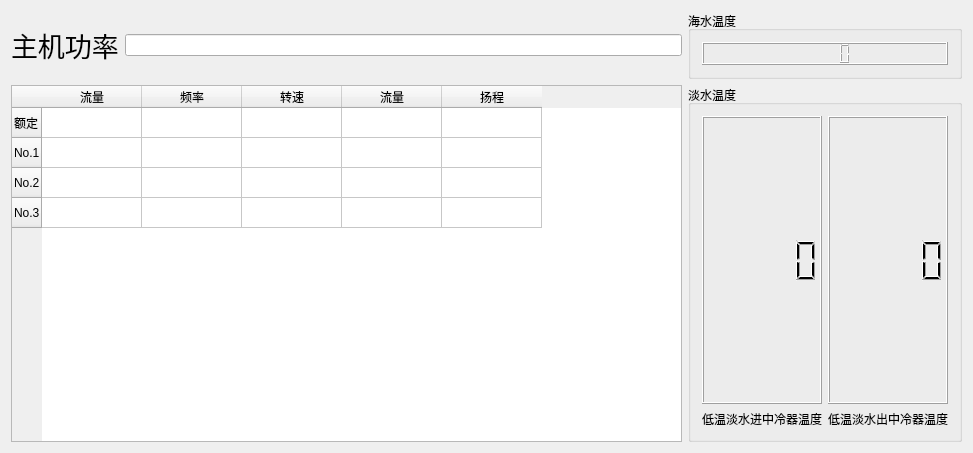
<?xml version="1.0" encoding="UTF-8"?>
<ui version="4.0">
 <class>QWndShow</class>
 <widget class="QWidget" name="QWndShow">
  <property name="geometry">
   <rect>
    <x>0</x>
    <y>0</y>
    <width>973</width>
    <height>453</height>
   </rect>
  </property>
  <property name="windowTitle">
   <string>QWndShow</string>
  </property>
  <layout class="QGridLayout" name="gridLayout_3">
   <item row="0" column="0">
    <layout class="QHBoxLayout" name="horizontalLayout">
     <item>
      <widget class="QLabel" name="label">
       <property name="font">
        <font>
         <pointsize>20</pointsize>
        </font>
       </property>
       <property name="text">
        <string>主机功率</string>
       </property>
      </widget>
     </item>
     <item>
      <widget class="QLineEdit" name="ledPower"/>
     </item>
    </layout>
   </item>
   <item row="0" column="1">
    <widget class="QGroupBox" name="groupBox">
     <property name="title">
      <string>海水温度</string>
     </property>
     <layout class="QGridLayout" name="gridLayout">
      <item row="0" column="0">
       <widget class="QLCDNumber" name="lcdTemp"/>
      </item>
     </layout>
    </widget>
   </item>
   <item row="1" column="1">
    <widget class="QGroupBox" name="groupBox_2">
     <property name="title">
      <string>淡水温度</string>
     </property>
     <layout class="QGridLayout" name="gridLayout_2">
      <item row="0" column="0">
       <layout class="QVBoxLayout" name="verticalLayout">
        <item>
         <widget class="QLCDNumber" name="lcdInTemp">
          <property name="sizePolicy">
           <sizepolicy hsizetype="Minimum" vsizetype="Expanding">
            <horstretch>0</horstretch>
            <verstretch>0</verstretch>
           </sizepolicy>
          </property>
         </widget>
        </item>
        <item>
         <widget class="QLabel" name="label_2">
          <property name="text">
           <string>低温淡水进中冷器温度</string>
          </property>
         </widget>
        </item>
       </layout>
      </item>
      <item row="0" column="1">
       <layout class="QVBoxLayout" name="verticalLayout_2">
        <item>
         <widget class="QLCDNumber" name="lcdOutTemp">
          <property name="sizePolicy">
           <sizepolicy hsizetype="Minimum" vsizetype="Expanding">
            <horstretch>0</horstretch>
            <verstretch>0</verstretch>
           </sizepolicy>
          </property>
         </widget>
        </item>
        <item>
         <widget class="QLabel" name="label_3">
          <property name="text">
           <string>低温淡水出中冷器温度</string>
          </property>
         </widget>
        </item>
       </layout>
      </item>
     </layout>
    </widget>
   </item>
   <item row="1" column="0">
    <widget class="QTableWidget" name="tabData">
     <property name="sizeAdjustPolicy">
      <enum>QAbstractScrollArea::AdjustToContents</enum>
     </property>
     <row>
      <property name="text">
       <string>额定</string>
      </property>
     </row>
     <row>
      <property name="text">
       <string>No.1</string>
      </property>
     </row>
     <row>
      <property name="text">
       <string>No.2</string>
      </property>
     </row>
     <row>
      <property name="text">
       <string>No.3</string>
      </property>
     </row>
     <column>
      <property name="text">
       <string>流量</string>
      </property>
     </column>
     <column>
      <property name="text">
       <string>频率</string>
      </property>
     </column>
     <column>
      <property name="text">
       <string>转速</string>
      </property>
     </column>
     <column>
      <property name="text">
       <string>流量</string>
      </property>
     </column>
     <column>
      <property name="text">
       <string>扬程</string>
      </property>
     </column>
    </widget>
   </item>
  </layout>
 </widget>
 <layoutdefault spacing="6" margin="11"/>
 <resources/>
 <connections/>
</ui>
